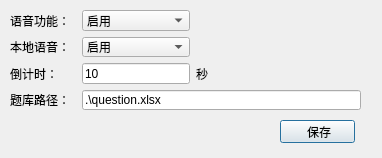
<?xml version="1.0" encoding="UTF-8"?>
<ui version="4.0">
 <class>Dialog</class>
 <widget class="QDialog" name="Dialog">
  <property name="geometry">
   <rect>
    <x>0</x>
    <y>0</y>
    <width>382</width>
    <height>158</height>
   </rect>
  </property>
  <property name="windowTitle">
   <string>Dialog</string>
  </property>
  <widget class="QPushButton" name="pushButton_save">
   <property name="geometry">
    <rect>
     <x>280</x>
     <y>120</y>
     <width>75</width>
     <height>23</height>
    </rect>
   </property>
   <property name="text">
    <string> 保存</string>
   </property>
  </widget>
  <widget class="QWidget" name="layoutWidget">
   <property name="geometry">
    <rect>
     <x>10</x>
     <y>10</y>
     <width>351</width>
     <height>100</height>
    </rect>
   </property>
   <layout class="QGridLayout" name="gridLayout">
    <item row="0" column="3">
     <spacer name="horizontalSpacer_3">
      <property name="orientation">
       <enum>Qt::Horizontal</enum>
      </property>
      <property name="sizeHint" stdset="0">
       <size>
        <width>40</width>
        <height>20</height>
       </size>
      </property>
     </spacer>
    </item>
    <item row="2" column="2">
     <widget class="QLineEdit" name="lineEdit_time">
      <property name="text">
       <string>10</string>
      </property>
     </widget>
    </item>
    <item row="3" column="2" colspan="4">
     <widget class="QLineEdit" name="lineEdit_quespath">
      <property name="text">
       <string>.\question.xlsx</string>
      </property>
     </widget>
    </item>
    <item row="2" column="3">
     <widget class="QLabel" name="label_4">
      <property name="text">
       <string>秒</string>
      </property>
     </widget>
    </item>
    <item row="0" column="0" colspan="2">
     <widget class="QLabel" name="label">
      <property name="text">
       <string>语音功能：</string>
      </property>
     </widget>
    </item>
    <item row="2" column="0">
     <widget class="QLabel" name="label_3">
      <property name="text">
       <string>倒计时：</string>
      </property>
     </widget>
    </item>
    <item row="3" column="0" colspan="2">
     <widget class="QLabel" name="label_2">
      <property name="text">
       <string>题库路径：</string>
      </property>
     </widget>
    </item>
    <item row="0" column="2">
     <widget class="QComboBox" name="comboBox_enable">
      <item>
       <property name="text">
        <string>启用</string>
       </property>
      </item>
      <item>
       <property name="text">
        <string>禁用</string>
       </property>
      </item>
     </widget>
    </item>
    <item row="2" column="4">
     <spacer name="horizontalSpacer">
      <property name="orientation">
       <enum>Qt::Horizontal</enum>
      </property>
      <property name="sizeHint" stdset="0">
       <size>
        <width>40</width>
        <height>20</height>
       </size>
      </property>
     </spacer>
    </item>
    <item row="0" column="4">
     <spacer name="horizontalSpacer_2">
      <property name="orientation">
       <enum>Qt::Horizontal</enum>
      </property>
      <property name="sizeHint" stdset="0">
       <size>
        <width>40</width>
        <height>20</height>
       </size>
      </property>
     </spacer>
    </item>
    <item row="2" column="5">
     <spacer name="horizontalSpacer_4">
      <property name="orientation">
       <enum>Qt::Horizontal</enum>
      </property>
      <property name="sizeHint" stdset="0">
       <size>
        <width>40</width>
        <height>20</height>
       </size>
      </property>
     </spacer>
    </item>
    <item row="1" column="0">
     <widget class="QLabel" name="label_5">
      <property name="text">
       <string>本地语音：</string>
      </property>
     </widget>
    </item>
    <item row="1" column="2">
     <widget class="QComboBox" name="comboBox_enable_2">
      <item>
       <property name="text">
        <string>启用</string>
       </property>
      </item>
      <item>
       <property name="text">
        <string>禁用</string>
       </property>
      </item>
     </widget>
    </item>
   </layout>
  </widget>
 </widget>
 <resources/>
 <connections/>
</ui>
